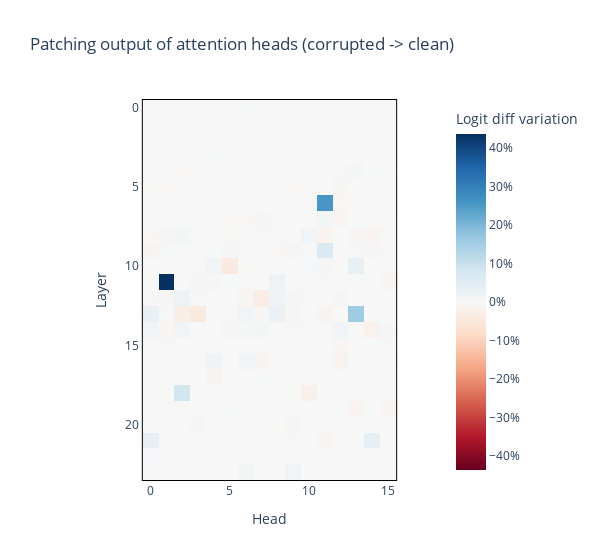

This figure's notebook cell:
### Code cell
imshow_p(
    results['z'] * 100,
    title="Patching output of attention heads (corrupted -> clean)",
    labels={"x": "Head", "y": "Layer", "color": "Logit diff variation"},
    coloraxis=dict(colorbar_ticksuffix = "%"),
    border=True,
    width=600,
    margin={"r": 100, "l": 100}
)

### Figure 1 — Plotly figure (JSON) as saved in the notebook; plotly's stock layout.template omitted (floating-point values rounded to 4 significant figures; data arrays with more than 128 entries replaced by an {"elided": "..."} marker saying what was removed)
{"data": [{"coloraxis": "coloraxis", "hovertemplate": "Head: %{x}<br>Layer: %{y}<br>Logit diff variation: %{z}<extra></extra>", "name": "0", "type": "heatmap", "xaxis": "x", "yaxis": "y", "z": {"elided": "24x16 float values"}}], "layout": {"coloraxis": {"cmid": 0, "colorbar": {"ticksuffix": "%", "title": {"text": "Logit diff variation"}}, "colorscale": [[0, "rgb(103,0,31)"], [0.1, "rgb(178,24,43)"], [0.2, "rgb(214,96,77)"], [0.3, "rgb(244,165,130)"], [0.4, "rgb(253,219,199)"], [0.5, "rgb(247,247,247)"], [0.6, "rgb(209,229,240)"], [0.7, "rgb(146,197,222)"], [0.8, "rgb(67,147,195)"], [0.9, "rgb(33,102,172)"], [1, "rgb(5,48,97)"]]}, "margin": {"l": 100, "r": 100}, "title": {"text": "Patching output of attention heads (corrupted -> clean)"}, "width": 600, "xaxis": {"anchor": "y", "constrain": "domain", "domain": [0, 1], "linecolor": "black", "linewidth": 1, "mirror": true, "scaleanchor": "y", "showline": true, "title": {"text": "Head"}}, "yaxis": {"anchor": "x", "autorange": "reversed", "constrain": "domain", "domain": [0, 1], "linecolor": "black", "linewidth": 1, "mirror": true, "showline": true, "title": {"text": "Layer"}}}}
